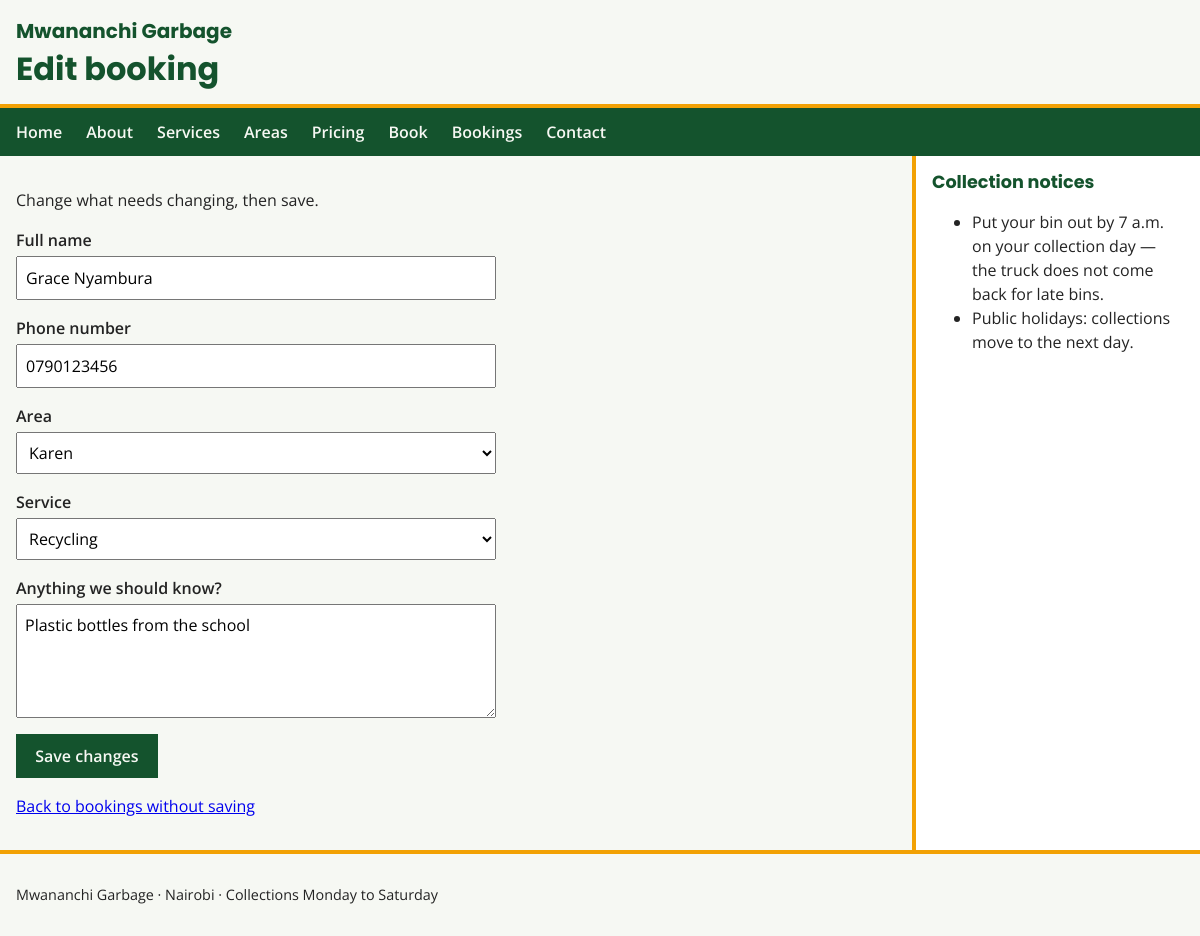
The page /edit.php?id=9 on the database its author committed.
### tables this page shows
CREATE TABLE IF NOT EXISTS bookings (
 id INT AUTO_INCREMENT PRIMARY KEY,
 fullname VARCHAR(100) NOT NULL,
 phone VARCHAR(20) NOT NULL,
 area_id INT NOT NULL,
 service VARCHAR(50) NOT NULL,
 notes TEXT,
 created_at TIMESTAMP DEFAULT CURRENT_TIMESTAMP,
 FOREIGN KEY (area_id) REFERENCES areas (id)
);

CREATE TABLE IF NOT EXISTS areas (
 id INT AUTO_INCREMENT PRIMARY KEY,
 name VARCHAR(50) NOT NULL UNIQUE
);

### edit.php (the view, shortened to what this page needs)
<?php
require __DIR__ . '/includes/db.php';
$id = (int) ($_GET['id'] ?? 0);
$stmt = $pdo->prepare('SELECT * FROM bookings WHERE id = :id');
$stmt->execute([':id' => $id]);
$booking = $stmt->fetch();
$areas = $pdo->query('SELECT id, name FROM areas ORDER BY id')->fetchAll();
$services = ['Household collection', 'Business collection', 'Recycling',
 'Skip hire', 'One-off cleanup'];
$old = $_SESSION['old'] ?? [];
$shown = [
 'fullname' => $old['fullname'] ?? ($booking['fullname'] ?? ''),
 'phone' => $old['phone'] ?? ($booking['phone'] ?? ''),
 'area' => $old['area'] ?? ($booking['area_id'] ?? 0),
 'service' => $old['service'] ?? ($booking['service'] ?? ''),
 'notes' => $old['notes'] ?? ($booking['notes'] ?? ''),
];
include 'includes/header.php';
?>
<main>
<?php if (!$booking): ?>
<p>No booking with that number. <a href="bookings.php">Back to bookings</a></p>
<?php else: ?>
<p>Change what needs changing, then save.</p>
<form action="process-edit.php" method="POST">
<label for="fullname">Full name</label>
<input type="text" id="fullname" name="fullname" value="<?= htmlspecialchars($shown['fullname']) ?>" required>
<label for="phone">Phone number</label>
<input type="tel" id="phone" name="phone" value="<?= htmlspecialchars($shown['phone']) ?>" required>
<label for="area">Area</label>
<select id="area" name="area">
<?php foreach ($areas as $area): ?>
<option value="<?= (int) $area['id'] ?>"<?= (int) $shown['area'] === (int) $area['id'] ? ' selected' : '' ?>><?= htmlspecialchars($area['name']) ?></option>
<?php endforeach; ?>
</select>
<label for="service">Service</label>
<select id="service" name="service">
<?php foreach ($services as $service): ?>
<option<?= $shown['service'] === $service ? ' selected' : '' ?>><?= htmlspecialchars($service) ?></option>
<?php endforeach; ?>
</select>
<label for="notes">Anything we should know?</label>
<textarea id="notes" name="notes" rows="4"><?= htmlspecialchars($shown['notes']) ?></textarea>
<button type="submit">Save changes</button>
</form>
<p><a href="bookings.php">Back to bookings without saving</a></p>
<?php endif; ?>
</main>
<aside>
<h2>Collection notices</h2>
<ul>
<li>Put your bin out by 7 a.m. on your collection day — the truck does not come back for late bins.</li>
<li>Public holidays: collections move to the next day.</li>
</ul>
</aside>
<footer>
<p>Mwananchi Garbage · Nairobi · Collections Monday to Saturday</p>
</footer>
<?php include 'includes/footer.php'; ?>

### css/style.css (style rules this page uses)
* { box-sizing: border-box; }
body { margin: 0; background: #F6F8F3; color: #232323; font-family: "Open Sans", system-ui, sans-serif; line-height: 1.5; }
h1, h2 { font-family: "Poppins", "Open Sans", sans-serif; color: #14532D; line-height: 1.2; }
main { padding: 1rem; max-width: 65ch; }
aside { padding: 1rem; background: #ffffff; border-left: 4px solid #F2A104; }
aside h2 { margin-top: 0; font-size: 1.1rem; }
footer { padding: 1rem; border-top: 4px solid #F2A104; font-size: 0.9rem; }
form label { display: block; margin-top: 1rem; font-weight: 600; }
form input, form select, form textarea { display: block; width: 100%; max-width: 30rem; margin-top: 0.25rem; padding: 0.5rem; font: inherit; }
form button { margin-top: 1rem; padding: 0.6rem 1.2rem; background: #14532D; color: #F6F8F3; border: none; font: inherit; font-weight: 600; cursor: pointer; }
body { display: grid; grid-template-columns: minmax(0, 1fr) 18rem; grid-template-areas: "header header" "nav nav" "main aside" "footer footer"; }
main { grid-area: main; }
aside { grid-area: aside; }
footer { grid-area: footer; }

### rows shown on the page
bookings: fullname "Grace Nyambura", phone "0790123456", area "Karen", service "Recycling", notes "Plastic bottles from the school"

### other values the page prints
$page_title "Edit booking"
